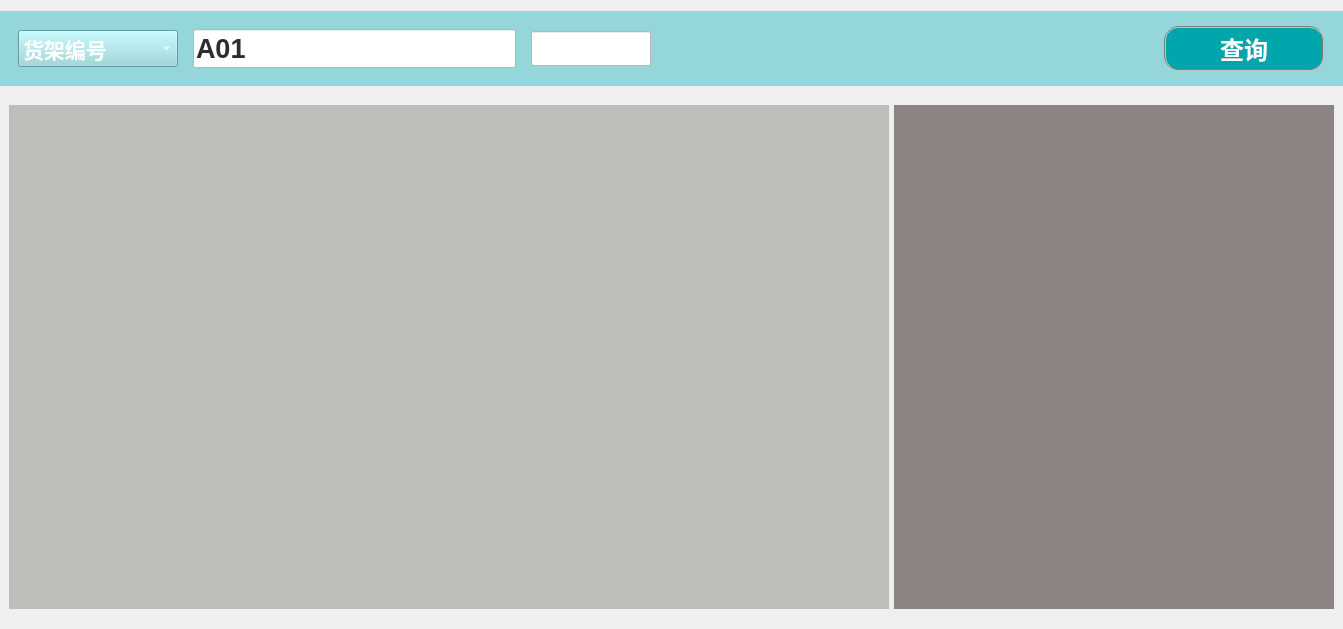
<?xml version="1.0" encoding="UTF-8"?>
<ui version="4.0">
 <class>StoreInfo</class>
 <widget class="QWidget" name="StoreInfo">
  <property name="geometry">
   <rect>
    <x>0</x>
    <y>0</y>
    <width>1343</width>
    <height>629</height>
   </rect>
  </property>
  <property name="windowTitle">
   <string>Form</string>
  </property>
  <property name="styleSheet">
   <string notr="true">color: rgb(33, 33, 33);</string>
  </property>
  <layout class="QGridLayout" name="gridLayout_6">
   <property name="leftMargin">
    <number>0</number>
   </property>
   <property name="rightMargin">
    <number>0</number>
   </property>
   <item row="0" column="0">
    <layout class="QVBoxLayout" name="verticalLayout" stretch="1,10">
     <property name="spacing">
      <number>10</number>
     </property>
     <item>
      <widget class="QWidget" name="widget_2" native="true">
       <property name="styleSheet">
        <string notr="true">color: white;
background-color: rgb(148, 214, 218);</string>
       </property>
       <layout class="QGridLayout" name="gridLayout_5">
        <item row="0" column="0">
         <layout class="QHBoxLayout" name="horizontalLayout_8" stretch="3,1">
          <property name="rightMargin">
           <number>10</number>
          </property>
          <item>
           <widget class="QStackedWidget" name="stackedWidget_2">
            <property name="maximumSize">
             <size>
              <width>16777215</width>
              <height>60</height>
             </size>
            </property>
            <property name="currentIndex">
             <number>0</number>
            </property>
            <widget class="QWidget" name="page_3">
             <layout class="QGridLayout" name="gridLayout_3">
              <item row="0" column="0">
               <layout class="QHBoxLayout" name="horizontalLayout_4">
                <property name="spacing">
                 <number>15</number>
                </property>
                <item>
                 <layout class="QHBoxLayout" name="horizontalLayout">
                  <item>
                   <widget class="QComboBox" name="queryTypeBox">
                    <property name="minimumSize">
                     <size>
                      <width>160</width>
                      <height>37</height>
                     </size>
                    </property>
                    <property name="maximumSize">
                     <size>
                      <width>160</width>
                      <height>37</height>
                     </size>
                    </property>
                    <property name="font">
                     <font>
                      <pointsize>16</pointsize>
                      <weight>75</weight>
                      <bold>true</bold>
                     </font>
                    </property>
                    <property name="styleSheet">
                     <string notr="true">color:#ffffff;
background-color: rgb(0, 166, 172);
QComboBox::drop-down {
    subcontrol-position: top right;
    width: 30px;
    border-left-width: 1px;
    border-left-style: solid; 
	border-left-color: gray;
    border-top-right-radius: 3px;
    border-bottom-right-radius: 3px;
}</string>
                    </property>
                    <item>
                     <property name="text">
                      <string>货架编号</string>
                     </property>
                    </item>
                    <item>
                     <property name="text">
                      <string>工单编码</string>
                     </property>
                    </item>
                    <item>
                     <property name="text">
                      <string>胶箱编码</string>
                     </property>
                    </item>
                   </widget>
                  </item>
                  <item>
                   <widget class="QLineEdit" name="queryMaterial">
                    <property name="sizePolicy">
                     <sizepolicy hsizetype="Expanding" vsizetype="Preferred">
                      <horstretch>0</horstretch>
                      <verstretch>0</verstretch>
                     </sizepolicy>
                    </property>
                    <property name="font">
                     <font>
                      <pointsize>20</pointsize>
                      <weight>75</weight>
                      <bold>true</bold>
                     </font>
                    </property>
                    <property name="styleSheet">
                     <string notr="true">color: rgb(45, 45, 45);
background-color: rgb(255, 255, 255);</string>
                    </property>
                    <property name="text">
                     <string>A01</string>
                    </property>
                   </widget>
                  </item>
                 </layout>
                </item>
                <item>
                 <widget class="QLineEdit" name="lineEdit_count">
                  <property name="sizePolicy">
                   <sizepolicy hsizetype="Preferred" vsizetype="Preferred">
                    <horstretch>0</horstretch>
                    <verstretch>0</verstretch>
                   </sizepolicy>
                  </property>
                  <property name="minimumSize">
                   <size>
                    <width>100</width>
                    <height>35</height>
                   </size>
                  </property>
                  <property name="maximumSize">
                   <size>
                    <width>120</width>
                    <height>35</height>
                   </size>
                  </property>
                  <property name="font">
                   <font>
                    <pointsize>16</pointsize>
                    <weight>75</weight>
                    <bold>true</bold>
                   </font>
                  </property>
                  <property name="styleSheet">
                   <string notr="true">background-color: rgb(255, 255, 255);</string>
                  </property>
                 </widget>
                </item>
                <item>
                 <spacer name="horizontalSpacer">
                  <property name="orientation">
                   <enum>Qt::Horizontal</enum>
                  </property>
                  <property name="sizeHint" stdset="0">
                   <size>
                    <width>40</width>
                    <height>20</height>
                   </size>
                  </property>
                 </spacer>
                </item>
               </layout>
              </item>
             </layout>
            </widget>
            <widget class="QWidget" name="page_4">
             <layout class="QGridLayout" name="gridLayout_4">
              <item row="0" column="0">
               <layout class="QHBoxLayout" name="horizontalLayout_2">
                <property name="spacing">
                 <number>15</number>
                </property>
                <item>
                 <layout class="QHBoxLayout" name="horizontalLayout_5">
                  <item>
                   <widget class="QLabel" name="label_9">
                    <property name="font">
                     <font>
                      <pointsize>16</pointsize>
                      <weight>75</weight>
                      <bold>true</bold>
                     </font>
                    </property>
                    <property name="styleSheet">
                     <string notr="true">color:#ffffff;
border: 0px groove gray;</string>
                    </property>
                    <property name="text">
                     <string>路径:</string>
                    </property>
                   </widget>
                  </item>
                  <item>
                   <widget class="QLineEdit" name="queryMaterial_2">
                    <property name="sizePolicy">
                     <sizepolicy hsizetype="Expanding" vsizetype="Preferred">
                      <horstretch>0</horstretch>
                      <verstretch>0</verstretch>
                     </sizepolicy>
                    </property>
                    <property name="font">
                     <font>
                      <pointsize>16</pointsize>
                     </font>
                    </property>
                    <property name="styleSheet">
                     <string notr="true">background-color: rgb(255, 255, 255);</string>
                    </property>
                   </widget>
                  </item>
                 </layout>
                </item>
                <item>
                 <widget class="QPushButton" name="lead_Button">
                  <property name="sizePolicy">
                   <sizepolicy hsizetype="Preferred" vsizetype="Preferred">
                    <horstretch>0</horstretch>
                    <verstretch>0</verstretch>
                   </sizepolicy>
                  </property>
                  <property name="minimumSize">
                   <size>
                    <width>160</width>
                    <height>35</height>
                   </size>
                  </property>
                  <property name="font">
                   <font>
                    <pointsize>16</pointsize>
                    <weight>75</weight>
                    <bold>true</bold>
                   </font>
                  </property>
                  <property name="styleSheet">
                   <string notr="true">color: white;
color:#ffffff;
border-style: outset;
border: 2px groove gray; 
border-radius:10px;
background-color: rgb(81,81,81);</string>
                  </property>
                  <property name="text">
                   <string>导入改仓EXcel</string>
                  </property>
                 </widget>
                </item>
                <item>
                 <spacer name="horizontalSpacer_6">
                  <property name="orientation">
                   <enum>Qt::Horizontal</enum>
                  </property>
                  <property name="sizeHint" stdset="0">
                   <size>
                    <width>40</width>
                    <height>20</height>
                   </size>
                  </property>
                 </spacer>
                </item>
               </layout>
              </item>
             </layout>
            </widget>
           </widget>
          </item>
          <item>
           <layout class="QHBoxLayout" name="horizontalLayout_3" stretch="1">
            <property name="spacing">
             <number>20</number>
            </property>
            <item>
             <widget class="QPushButton" name="query_Button">
              <property name="sizePolicy">
               <sizepolicy hsizetype="Preferred" vsizetype="Preferred">
                <horstretch>0</horstretch>
                <verstretch>0</verstretch>
               </sizepolicy>
              </property>
              <property name="minimumSize">
               <size>
                <width>160</width>
                <height>45</height>
               </size>
              </property>
              <property name="maximumSize">
               <size>
                <width>160</width>
                <height>45</height>
               </size>
              </property>
              <property name="font">
               <font>
                <pointsize>18</pointsize>
                <weight>75</weight>
                <bold>true</bold>
               </font>
              </property>
              <property name="styleSheet">
               <string notr="true">color: white;
color:#ffffff;
border-radius:15px;
border-style: outset;
border: 2px groove gray; 
background-color: rgb(0, 166, 172);</string>
              </property>
              <property name="text">
               <string>查询</string>
              </property>
             </widget>
            </item>
           </layout>
          </item>
         </layout>
        </item>
       </layout>
      </widget>
     </item>
     <item>
      <widget class="QStackedWidget" name="stackedWidget">
       <property name="currentIndex">
        <number>1</number>
       </property>
       <widget class="QWidget" name="page">
        <layout class="QGridLayout" name="gridLayout">
         <item row="0" column="0">
          <widget class="QTableWidget" name="tableWidget">
           <property name="font">
            <font>
             <pointsize>16</pointsize>
            </font>
           </property>
           <property name="styleSheet">
            <string notr="true">background-color: rgb(66, 66, 66);
color: rgb(33, 33, 33);</string>
           </property>
           <column>
            <property name="text">
             <string>序号</string>
            </property>
           </column>
           <column>
            <property name="text">
             <string>物料件号</string>
            </property>
           </column>
           <column>
            <property name="text">
             <string>仓号</string>
            </property>
           </column>
           <column>
            <property name="text">
             <string>Bin</string>
            </property>
           </column>
           <column>
            <property name="text">
             <string>批次</string>
            </property>
           </column>
           <column>
            <property name="text">
             <string>数量</string>
            </property>
           </column>
           <column>
            <property name="text">
             <string>基础单位</string>
            </property>
           </column>
          </widget>
         </item>
        </layout>
       </widget>
       <widget class="QWidget" name="page_2">
        <layout class="QGridLayout" name="gridLayout_2">
         <item row="0" column="0">
          <layout class="QHBoxLayout" name="horizontalLayout_6" stretch="2,1">
           <property name="spacing">
            <number>5</number>
           </property>
           <item>
            <widget class="QStackedWidget" name="stackedWidget_3">
             <property name="styleSheet">
              <string notr="true">background-color: rgb(189, 189, 186);</string>
             </property>
             <widget class="QWidget" name="page_5"/>
             <widget class="QWidget" name="page_6"/>
            </widget>
           </item>
           <item>
            <widget class="QWidget" name="widget" native="true">
             <property name="styleSheet">
              <string notr="true">background-color: rgb(170, 102, 102);
background-color: rgb(141, 131, 130);</string>
             </property>
            </widget>
           </item>
          </layout>
         </item>
        </layout>
       </widget>
      </widget>
     </item>
    </layout>
   </item>
  </layout>
 </widget>
 <resources/>
 <connections/>
</ui>
